Frame 1 (no input): blank canvas, image omitted
Frame 60 (no input): blank canvas, image omitted
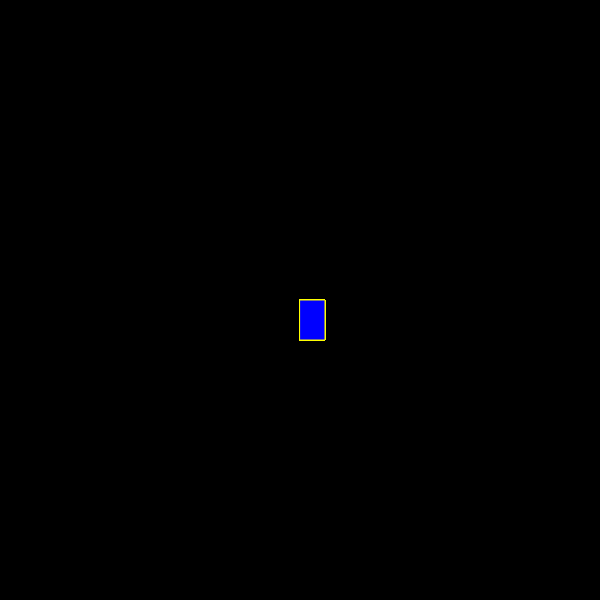
Frame 120 (the mouse pressed at the canvas centre since frame 60)

The p5.js sketch whose frames 1 and 60 were blank and that drew this single picture after the mouse press (run headless with seeded random() and noise() and a simulated clock; from frame 60 on, the mouse is pressed at the canvas centre):

// p5.js sketch
// ── sketch.js
function setup() {
    createCanvas(600, 600);
    background("black");
  }
  
  function draw() {
    stroke("yellow");
    fill("blue");
    
    if(mouseIsPressed){
      rect(mouseX, mouseY, 25, 40);
    }
  }
  
